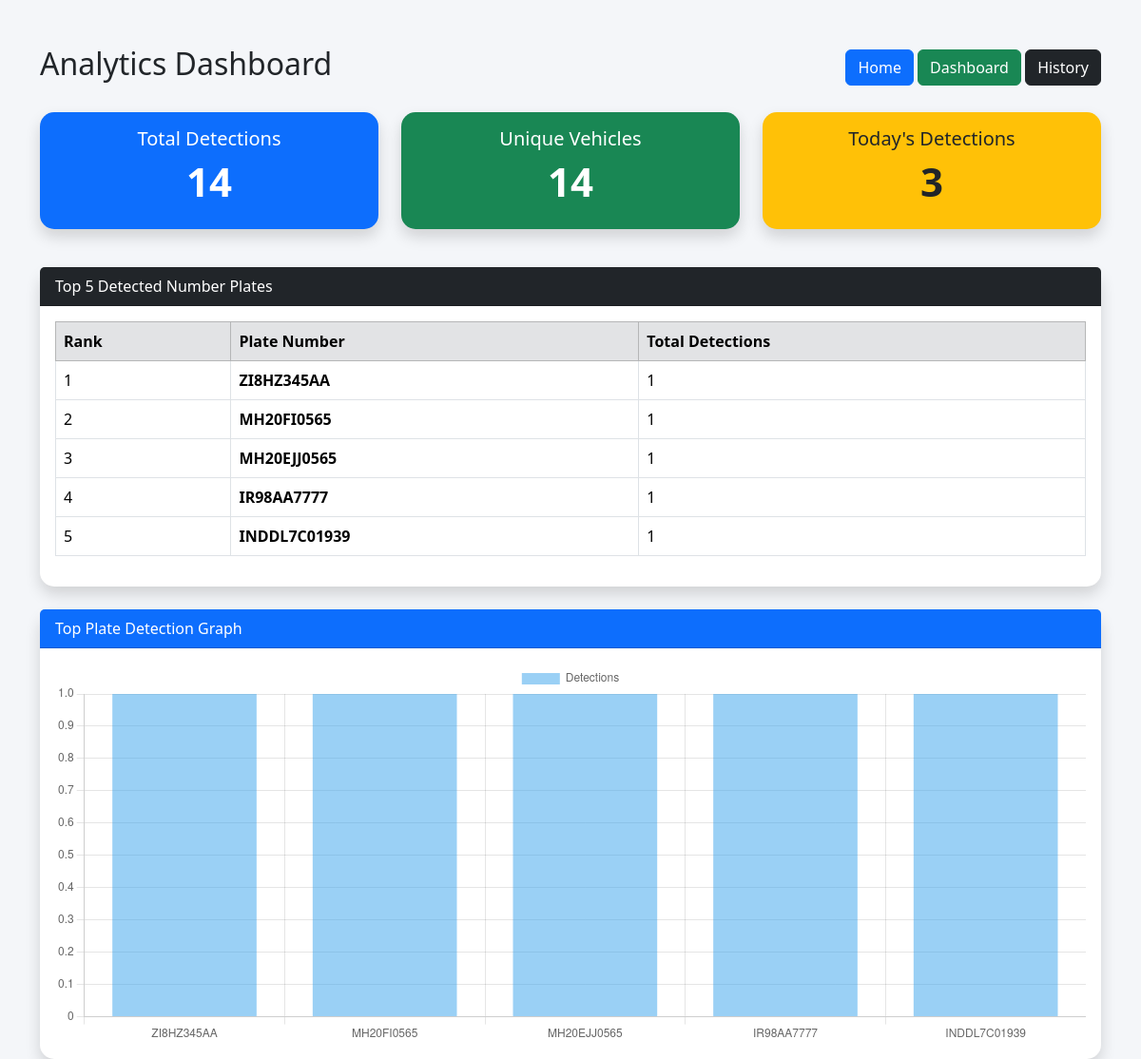
Screenshot of /analytics (signed in) with the database file from the repository.
### tables this page shows
CREATE TABLE plates(
    id INTEGER PRIMARY KEY AUTOINCREMENT,
    plate_number TEXT,
    image_name TEXT,
    date_time TIMESTAMP DEFAULT CURRENT_TIMESTAMP
);

### app.py (the view)
@app.route("/analytics")
def analytics():
    if not is_logged_in():
        return redirect(url_for("login"))
    conn = get_db_connection()
    cur = conn.cursor()
    cur.execute("SELECT COUNT(*) FROM plates")
    total = cur.fetchone()[0]
    cur.execute(
        "SELECT COUNT(DISTINCT plate_number) FROM plates"
    )
    unique = cur.fetchone()[0]
    cur.execute("""
        SELECT COUNT(*)
        FROM plates
        WHERE DATE(date_time)=DATE('now','localtime')
    """)
    today = cur.fetchone()[0]
    cur.execute("""
        SELECT
            plate_number,
            COUNT(*) AS total
        FROM plates
        GROUP BY plate_number
        ORDER BY total DESC
        LIMIT 5
    """)
    top = cur.fetchall()
    labels = []
    values = []
    for row in top:
        labels.append(row["plate_number"])
        values.append(row["total"])
    conn.close()
    return render_template(
        "analytics.html",
        total=total,
        unique=unique,
        today=today,
        top=top,
        labels=labels,
        values=values
    )

### app.py (called while the page is built)
def is_logged_in():
    return "user" in session

def get_db_connection():
    conn = sqlite3.connect("plates.db")
    conn.row_factory = sqlite3.Row
    return conn

### templates/analytics.html (shortened to what this page needs)
<!DOCTYPE html>
<html lang="en">
<head>
    <link href="https://cdn.jsdelivr.net/npm/bootstrap@5.3.3/dist/css/bootstrap.min.css" rel="stylesheet">
</head>
<body>
<div class="container mt-5">
    <div class="d-flex justify-content-between align-items-center mb-4">
        <h2>Analytics Dashboard</h2>
        <div>
            <a href="/" class="btn btn-primary">Home</a>
            <a href="/dashboard" class="btn btn-success">Dashboard</a>
            <a href="/history" class="btn btn-dark">History</a>
        </div>
    </div>
    <div class="row">
        <div class="col-md-4 mb-3">
            <div class="card shadow bg-primary text-white">
                <div class="card-body text-center">
                    <h5>Total Detections</h5>
                    <h1>{{ total }}</h1>
                </div>
            </div>
        </div>
        <div class="col-md-4 mb-3">
            <div class="card shadow bg-success text-white">
                <div class="card-body text-center">
                    <h5>Unique Vehicles</h5>
                    <h1>{{ unique }}</h1>
                </div>
            </div>
        </div>
        <div class="col-md-4 mb-3">
            <div class="card shadow bg-warning text-dark">
                <div class="card-body text-center">
                    <h5>Today's Detections</h5>
                    <h1>{{ today }}</h1>
                </div>
            </div>
        </div>
    </div>
    <div class="card shadow mt-4">
        <div class="card-header bg-dark text-white">
            Top 5 Detected Number Plates
        </div>
        <div class="card-body">
            <table class="table table-bordered table-hover">
                <thead class="table-secondary">
                    <tr>
                        <th>Rank</th>
                        <th>Plate Number</th>
                        <th>Total Detections</th>
                    </tr>
                </thead>
                <tbody>
                {% for row in top %}
                    <tr>
                        <td>{{ loop.index }}</td>
                        <td>
                            <strong>{{ row.plate_number }}</strong>
                        </td>
                        <td>{{ row.total }}</td>
                    </tr>
                {% endfor %}
                </tbody>
            </table>
        </div>
    </div>
    <div class="card shadow mt-4">
        <div class="card-header bg-primary text-white">
            Top Plate Detection Graph
        </div>
        <div class="card-body">
            <canvas id="myChart"></canvas>
        </div>
    </div>
</div>
<script>
const labels =JSON.parse('{{ labels | tojson }}');
const values =JSON.parse('{{ values | tojson }}');
const ctx = document.getElementById("myChart");
new Chart(ctx, {
    type: "bar",
    data: {
        labels: labels,
        datasets: [{
            label: "Detections",
            data: values
        }]
    },
    options: {
        responsive: true,
        scales: {
            y: {
                beginAtZero: true
            }
        }
    }
});
</script>
</body>
</html>

### templates/analytics.html (style rules this page uses)
body { background: #f4f6f9; }
.card { border: none; border-radius: 15px; }
.card h1 { font-size: 42px; font-weight: bold; }
canvas { max-height: 400px; }

### rows the page displays
plates: plate_number "ZI8HZ345AA", total "1"
plates: plate_number "MH20FI0565", total "1"
plates: plate_number "MH20EJJ0565", total "1"
plates: plate_number "IR98AA7777", total "1"
plates: plate_number "INDDL7C01939", total "1"

### other values shown
{{ total }} "14"
{{ unique }} "14"
{{ today }} "3"
chart data {{ labels | tojson }} ["ZI8HZ345AA", "MH20FI0565", "MH20EJJ0565", "IR98AA7777", "INDDL7C01939"]
chart data {{ values | tojson }} [1, 1, 1, 1, 1]
